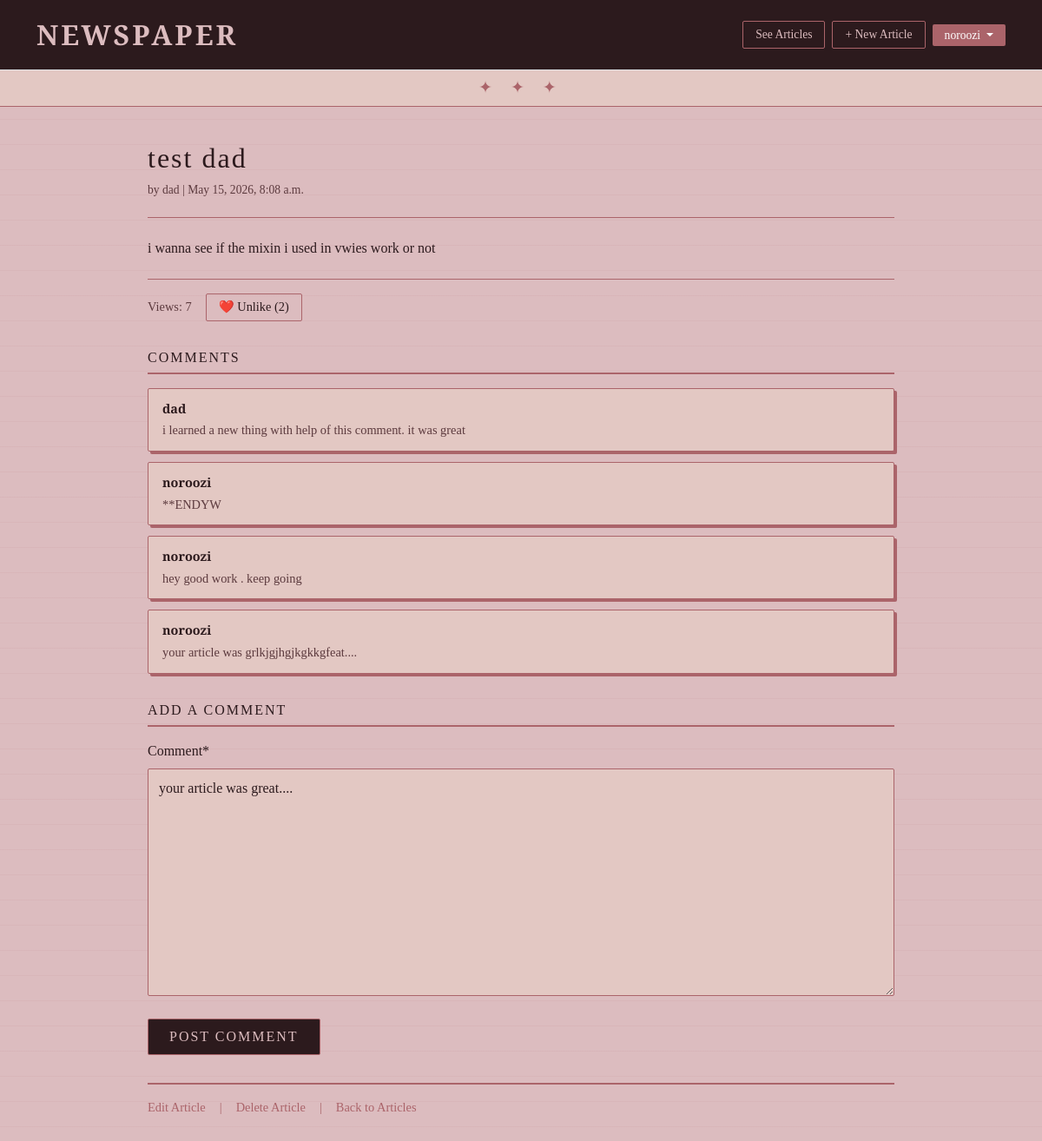
Before: /articles/2/ (signed in) with the older database file.
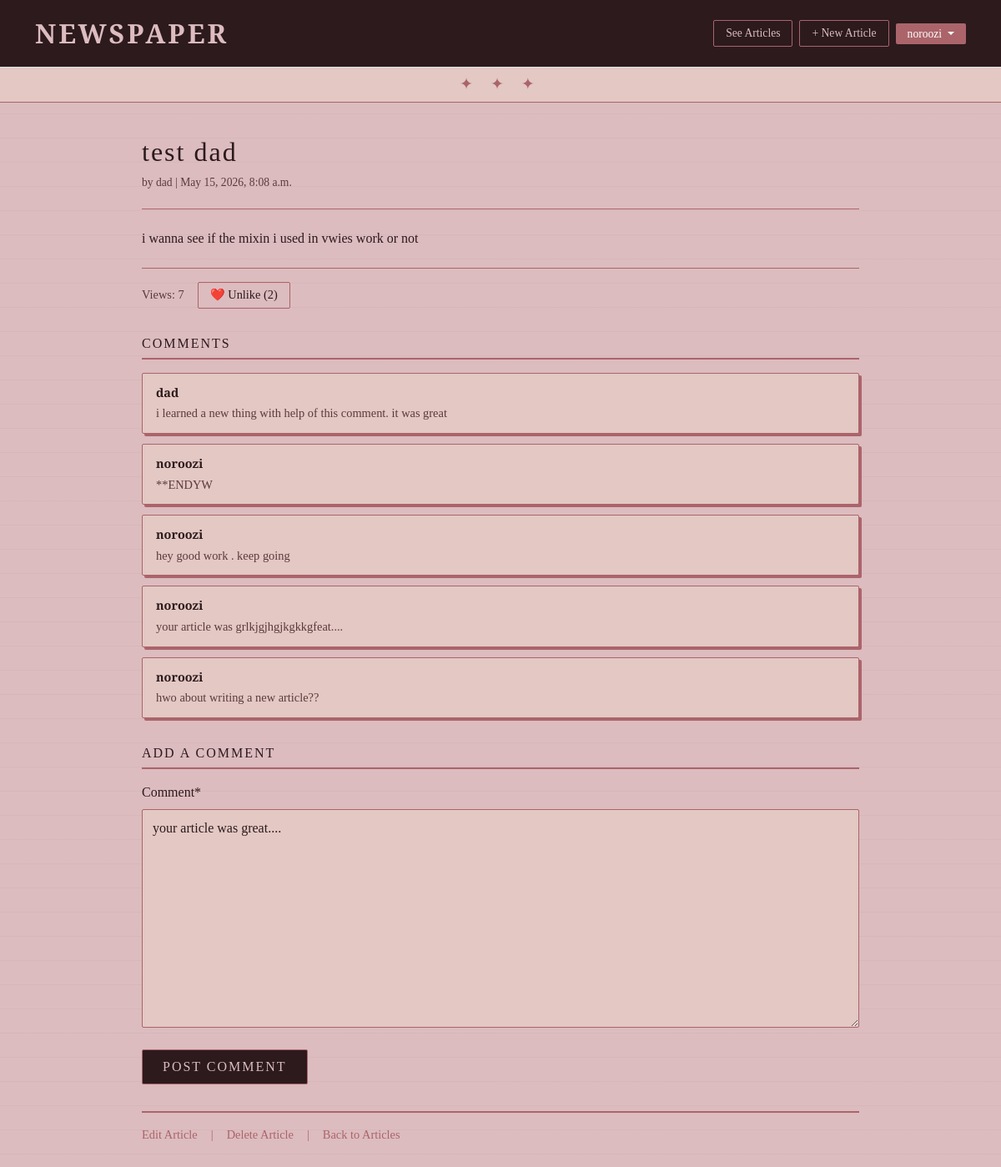
After: the same page with the newer database file.
### articles/models.py (models this page shows, shortened)
class Comment(models.Model):
    article = models.ForeignKey(
        Article,
        on_delete=models.CASCADE,
    )
    comment = models.TextField(default="your article was great....")
    author = models.ForeignKey(
        settings.AUTH_USER_MODEL,
        on_delete=models.CASCADE,
    )
    def __str__(self):
        return self.comment

### accounts/models.py (models this page shows)
class CustomUser(AbstractUser):
    age = models.PositiveIntegerField(null=True, blank=True)

### articles/views.py (the view, shortened to what this page needs)
# urls.py: path("<int:pk>/", ArticleDetail.as_view(), name="article_detail"),
class ArticleDetail(mixins.CustomLoginNeededMixin,View):
    def get(self, request, *args, ** kwargs):
        view = CommentGet.as_view()
        return view(request, *args, ** kwargs)

### articles/mixins.py (called while the page is built)
    def dispatch(self, request, *args, **kwargs):
        if not request.user.is_authenticated:
            return redirect(self.login_url)
        return super().dispatch(request, *args, **kwargs)

### articles/views.py (called while the page is built)
    def get_object(self):
        obj = super().get_object()
        if self.request.method == 'GET':
            if self.request.user not in obj.viewers.all():
                obj.views += 1
                obj.viewers.add(self.request.user)# add 1 every visit
                obj.save()      # save to database
        return obj

    def get_context_data(self, **kwargs):
        context = super().get_context_data(**kwargs)
        context['form'] = forms.CommentForm
        return context

### templates/article_detail.html (shortened to what this page needs)
{% extends 'base.html' %}
{% load crispy_forms_tags %}
{% block content %}
    <article>
        <h1>{{ object.title }}</h1>
        <p class="article-meta">by {{ object.author }} | {{ object.date }}</p>
        <div class="article-body">
            {{ object.body }}
        </div>
    </article>
    <div class="article-stats">
        <span>Views: {{ object.views }}</span>
        <form method="post" action="{% url 'article_like' object.pk %}">
            <button type="submit" class="like-btn">
                {% if request.user in object.likes.all %}
                    ❤️ Unlike ({{ object.likes.count }})
                {% else %}
                    🤍 Like ({{ object.likes.count }})
                {% endif %}
            </button>
        </form>
    </div>
    <section class="comments-section">
        <h3>Comments</h3>
        {% for comment in object.comment_set.all %}
            <div class="comment-card">
                <div class="comment-author">{{ comment.author }}</div>
                <div class="comment-text">{{ comment }}</div>
            </div>
        {% empty %}
            <p class="no-comments">No comments yet. Be the first!</p>
        {% endfor %}
    </section>
    <section class="comment-form-section">
        <h3>Add a comment</h3>
        <form method="post" action="">
            {{ form|crispy }}
            <button type="submit" class="btn-submit">Post Comment</button>
        </form>
    </section>
    <div class="article-actions">
        {% if user == object.author or user.is_staff %}
            <a href="{% url 'article_edit' object.pk %}">Edit Article</a>
            <span style="color: var(--border);">|</span>
            <a href="{% url 'article_delete' object.pk %}">Delete Article</a>
            <span style="color: var(--border);">|</span>
        {% endif %}
        <a href="{% url 'article_list' %}">Back to Articles</a>
    </div>
{% endblock %}

Changed rows visible on the page:
added Comment: author "noroozi", comment "hwo about writing a new article??"
